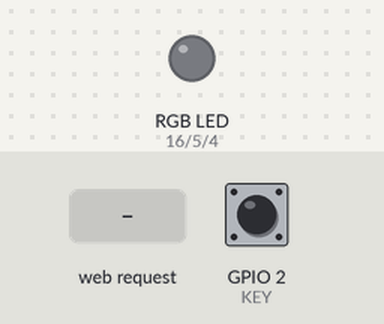
Simulated run of this sketch. Board: ESP8266 (NodeMCU). Parts: an RGB LED mixed from three pins (HIGH = lit). Dashed ring = blinking. The test bench sets the inputs (shaded band); at power-on: GPIO 2 (KEY) HIGH. Storage starts empty; EEPROM starts erased; what the sketch prints to the serial monitor is not drawn.

Above: at 1.2 s.
1.3 s: GPIO 2 (KEY) pulled LOW for 0.15 s
2.9 s: GPIO 2 (KEY) pulled LOW for 1 s
At 3.4 s:
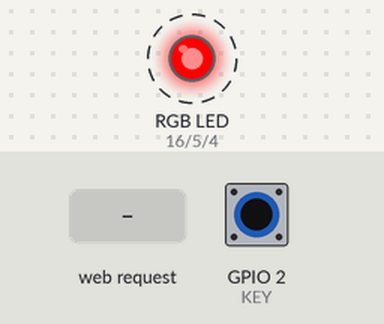
At 4.0 s:
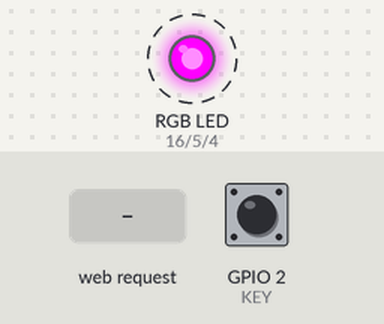
5.9 s: HTTP request GET / received
At 6.11 s:
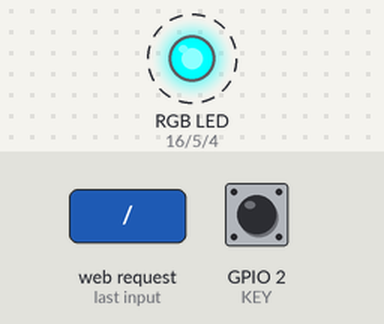
8.9 s: HTTP request GET /update received
At 9.12 s:
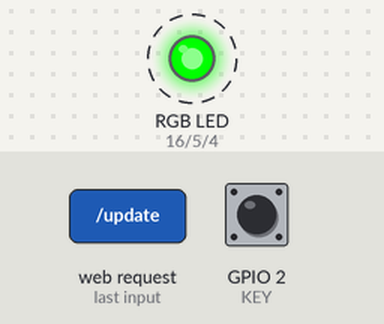
11.9 s: HTTP request GET /?plain=1 received
14.9 s: GPIO 2 (KEY) pulled LOW for 0.15 s
Timing chart, 0 to 17.9 s (numbered marks = the images above; inputs shaded):
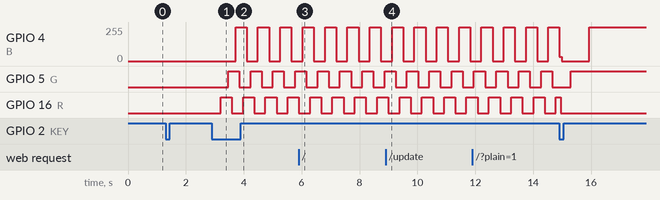

The sketch:

esp8266_rgb.ino
```cpp
#include "FS.h"
#include <ESP8266WiFi.h>
#include <ESP8266WebServer.h>
#include <ArduinoJson.h>
#include "EEPROM.h"

#define R 16
#define G 5
#define B 4
#define KEY 2

IPAddress apIP(192, 168, 1, 1);
ESP8266WebServer webServer(80);
String SSID,passwd;
String httpBuff = "";

// json buffer size
DynamicJsonDocument jsonBuffer(10240);

// 每个模式下的颜色个数
u8 mode0Num = 15, mode1Num;

// 每个模式下的颜色缓存
u8 colorGroup0[21][3];  // 模式一可以储存21种颜色
u8 colorGroup1[25][5];  // 模式二可以储存25种颜色，前三位为颜色信息，后两位为延时信息

// 每个模式下必须的全局变量
u16 mode0Speed = 100; // 爆闪速度，此为半周期延时，单位为毫秒。
u8 mode0BlinkFlag;  // 爆闪标志位
u8 mode2Speed = 2;  // 滚动速度，此为滚动速度。
u8 mode0ColorFlag, mode1ColorFlag; // 此为当前模式下颜色所处于的位数。

// 模式标志位
u8 modeFlag = 0;

// 按键辅助标志位
u32 timeKey;   // 双击间隔时间辅助位

void setup()
{
  Serial.begin(115200);
  Serial.println("123");

  pinMode(R, OUTPUT);
  pinMode(G, OUTPUT);
  pinMode(B, OUTPUT);
  pinMode(KEY, INPUT);
  Serial.println("IO");
  // eeprom初始化
  EEPROM.begin(256);
  Serial.println("EEPROM");
//  getRGBValues();
  Serial.println("READ");
  SSID = eepromReadStr(0x00);
  Serial.println("READ");
  passwd = eepromReadStr(0x10);
  Serial.println("READ");
  //WiFi设置
  WiFi.mode(WIFI_AP);
  WiFi.softAPConfig(apIP, apIP, IPAddress(255, 255, 255, 0));
  WiFi.softAP(SSID, passwd, 6, 0, 2);
  Serial.println("WIFI");

  Serial.print("[Debug]->软AP WiFi已启动, SSID: ");
  Serial.print(WiFi.softAPSSID());
  Serial.print(", IP地址: ");
  Serial.println(WiFi.softAPIP());
  //SPIFFS设置
  SPIFFS.begin();
  Serial.println("[Debug]->SPIFFS已加载完毕");
  //Web服务器设置
  webServer.on("/", handleRoot);         //根文件
  webServer.on("/update", handleUpdate); //更新
  Serial.println("server");
  webServer.begin();
  Serial.print("[Debug]->Web服务器已启动, IP: ");
  Serial.print(WiFi.softAPIP());
  Serial.print(", 端口:");
  Serial.println(80);
  setColor(0, 0, 0);

  attachInterrupt(KEY, keyIntt, FALLING);

  settingsInit();
}

/* *
 * 循环
 * */
void loop()
{
  webServer.handleClient();
  Serial.println(modeFlag);
  switch (modeFlag)
  {
    case 0:
      mode0();
      break;

    case 1:
      mode1();
      break;

    case 2:
      mode2();
      break;

    default:
      break;
  }
}

/* *
 * Web服务器事件
 * */
void handleRoot()
{
  Serial.println("[Debug]->Web访问: /");
  File f = SPIFFS.open("/index.html", "r");
  httpBuff = f.readString();
  f.close();
  webServer.send(200, "text/html", httpBuff);
}

void handleUpdate()
{
  Serial.println("[Debug]->Web访问: /update");
  String str = webServer.arg("plain");
  Serial.print("[Debug]->Web Post:");
  Serial.println(str);
  //Parse JSON数据
  DeserializationError error = deserializeJson(jsonBuffer, str);
  if (error) {
    Serial.print("deserializeJson() failed: ");
    Serial.println(error.c_str());
    return;
  }
  JsonObject root = jsonBuffer.as<JsonObject>();

  if (!root.containsKey("red") || !root.containsKey("green") || !root.containsKey("blue"))
  {
    webServer.send(400, "application/json", "{\"status\":\"error\",\"msg\":\"Bad Input\"}");
  }
  else
  {
    setColor(root["red"], root["green"], root["blue"]);//设置
    Serial.println(str);
    webServer.send(200, "application/json", str);
  }
}
/**
 * r: 8bit 红色
 * g: 8bit 绿色
 * b: 8bit 蓝色
 */
void keyIntt() {
  delay(50);
  if (digitalRead(KEY) == LOW) {
    switch (modeFlag) {
      case 0:
        if (millis() - timeKey < 1000) {
          mode0BlinkFlag ? mode0BlinkFlag = 0 : mode0BlinkFlag = 1;
          Serial.println("double click");
          Serial.println(mode0BlinkFlag);
        }
        timeKey = millis();
        setColor(0, 0, 0);
        Serial.println("DEBUG0");
        while (digitalRead(KEY) == LOW) {
          Serial.println("DEBUG1");
          if (millis() - timeKey > 1000) {
            modeFlag ++;
            break;
          }
        }
        mode0ColorFlag > mode0Num ? mode0ColorFlag = 0 : mode0ColorFlag ++ ;
        break;

        case 1:
        setColor(0, 0, 0);
        while (digitalRead(KEY) == LOW) {
          if (millis() - timeKey > 1000) {
            modeFlag ++;
            break;
          }
        }
        break;

        case 2:
        setColor(0, 0, 0);
        while (digitalRead(KEY) == LOW) {
          if (millis() - timeKey > 1000) {
            modeFlag ++;
            break;
          }
        }
        mode2Speed == 2 ? mode2Speed = 5 : mode2Speed = 2;
        break;

      default:
        break;
    }
  }
}

/**
 * r: 8bit 红色
 * g: 8bit 绿色
 * b: 8bit 蓝色
 */
void setColor(u8 r, u8 g, u8 b) {
  analogWrite(R, map(r, 0, 255, 0, 1023));
  analogWrite(G, map(g, 0, 255, 0, 1023));
  analogWrite(B, map(b, 0, 255, 0, 1023));
}

void mode0() {
  static u8 buff;

  if (buff != mode0ColorFlag) {
    buff = mode0ColorFlag;
    Serial.println("mode0");
    Serial.println(mode0ColorFlag);
    delay(500);
    setColor(colorGroup0[mode1ColorFlag][0], colorGroup0[mode1ColorFlag][1], colorGroup0[mode1ColorFlag][2]);
  }
  if (mode0BlinkFlag) {
    Serial.println("DEBUG2");
    setColor(0, 0, 0);
    delay(mode0Speed);
    setColor(colorGroup0[mode1ColorFlag][0], colorGroup0[mode1ColorFlag][1], colorGroup0[mode1ColorFlag][2]);
    delay(mode0Speed);
    Serial.println("DEBUG3");
  }

}

void mode1() {
  Serial.println("mode1");
  setColor(colorGroup1[mode1ColorFlag][0], colorGroup1[mode1ColorFlag][1], colorGroup1[mode1ColorFlag][2]);
  u16 delayTime = (u16) colorGroup1[mode1ColorFlag][3] << 8;
  delayTime += (u16) colorGroup1[mode1ColorFlag][4];
  delay(delayTime);
  mode1ColorFlag > mode1Num ? mode1ColorFlag = 0 : mode1ColorFlag ++;
}

void mode2() {
  Serial.println("mode2");
  // u8 sinR, sinG, sinB;
  // sinR = map(sin((double) (mode2ColorFlag / 100) * 3.14) * 100, -100, 100, 0, 255);
  // sinR = map(sin((double) (mode2ColorFlag / 100) * 3.14 + 3.14/3) * 100, -100, 100, 0, 255);
  // sinR = map(sin((double) (mode2ColorFlag / 100) * 3.14 + 3.14*2/3) * 100, -100, 100, 0, 255);

  // setColor(sinR, sinG, sinB);

  // delay(40);

  // mode2ColorFlag > 100 ? mode2ColorFlag = 0 : mode2ColorFlag += mode2Speed;


  for (int i = 0; i < 64; i++)
  {
    analogWrite(G, map(i, 0, 63, 1023, 0));
    delay(mode2Speed);
  }
  for (int i = 64; i > 0; i--)
  {
    analogWrite(R, map(i - 1, 0, 63, 1023, 0));
    delay(mode2Speed);
  }
  for (int i = 0; i < 64; i++)
  {
    analogWrite(B, map(i, 0, 63, 1023, 0));
    delay(mode2Speed);
  }
  for (int i = 64; i > 0; i--)
  {
    analogWrite(G, map(i - 1, 0, 63, 1023, 0));
    delay(mode2Speed);
  }
  for (int i = 0; i < 64; i++)
  {
    analogWrite(R, map(i, 0, 63, 1023, 0));
    delay(mode2Speed);
  }
  for (int i = 64; i > 0; i--)
  {
    analogWrite(B, map(i - 1, 0, 63, 1023, 0));
    delay(mode2Speed);
  }
}
/* *
 * 读取一串数据
 * */
u8 *eepromRead(u16 addr, u16 num) {
  u8 *p;
  for(u16 i = 0; i < num; i++) {
    p[i] = EEPROM.read(addr+i);
  }
  return p;
}
/* *
 * 读取字符串
 * */
String eepromReadStr(u16 addr) {
  String str;
  char buff;
  for(u16 i = 0; i < 16; i++) {
    buff = EEPROM.read(addr+i);
    if (buff =='\0') {
      return str;
    }
    str += buff;
  }
  return "ERROR";
}
/* *
 * 写入字符串
 * */
void eepromWriteStr(u16 addr, String str) {
  u16 numToWrite = str.length()+1;
  for(u16 i = 0; i < numToWrite; i++) {
    EEPROM.write(addr+i,str[i]);
  }
  EEPROM.commit();
}
/* *
 * 读取两组RGB数据
 * */
//void getRGBValues() {
//  u8 buff[64];
//  for(u8 i = 0; i < 64; i++) {
//    buff[i] = EEPROM.read(0x20+i);
//  }
//  mode0Num = buff[63];
//  for(u8 i = 0; i < mode0Num; i++) {
//    colorGroup0[i][0] = buff[i*3];
//    colorGroup0[i][1] = buff[i*3+1];
//    colorGroup0[i][2] = buff[i*3+2];
//  }
//  for(u8 i = 0; i < 128; i++) {
//    buff[i] = EEPROM.read(0x60+i);
//  }
//  mode1Num = buff[127];
//  for(u8 i = 0; i < mode1Num; i++) {
//    colorGroup1[i][0] = buff[i*3];
//    colorGroup1[i][1] = buff[i*3+1];
//    colorGroup1[i][2] = buff[i*3+2];
//  }
//}

void settingsInit() {
  File f = SPIFFS.open("/settings.txt", "r");
  if (!f) {
    Serial.println("Open file failed");
  }
  else {
    String data = f.readString();
    Serial.println(data);
    DeserializationError error = deserializeJson(jsonBuffer, data);
    if (error) {
      Serial.print("deserializeJson() failed: ");
      Serial.println(error.c_str());
      return;
    }
    JsonObject root = jsonBuffer.as<JsonObject>();
    String strBuffer = root["color0Num"];
    Serial.print("color0Num : ");
    Serial.println(strBuffer.toInt());
    String strBuffer1 = root["color0Data"]["0"]["r"];
    Serial.println(strBuffer1.toInt());
  }
  f.close();
}
```

Measured:
- after the input at 2.9 s, GPIO 4 (B): alternates 255/255 for 0.39 s and 0/255 for 0.39 s, starting after 0.82 s; GPIO 5 (G): alternates HIGH for 0.39 s and LOW for 0.39 s, starting after 0.56 s; GPIO 16 (R): alternates HIGH for 0.39 s and LOW for 0.39 s, starting after 0.31 s
